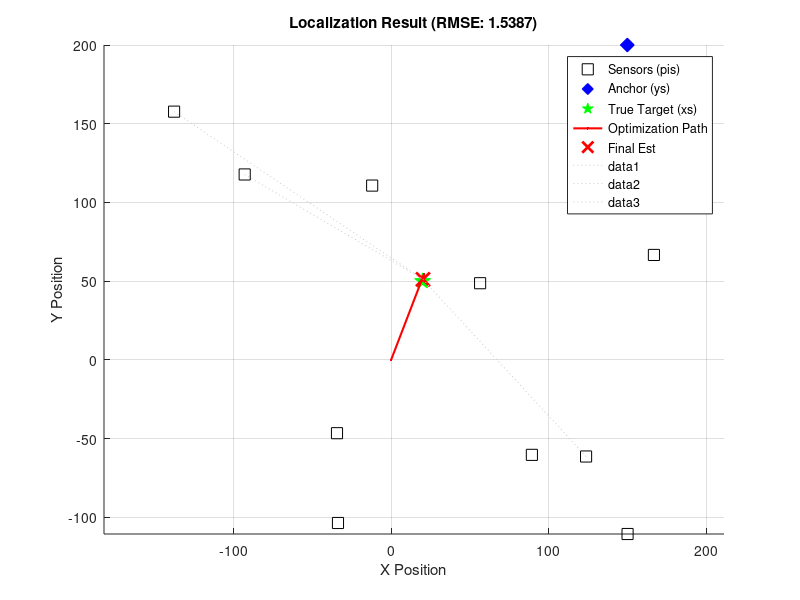

Write the MATLAB code that produced this figure.
clc
clear all
close all

% -------- Veri hazırlığı (User Provided) --------
n_objects = 10;
pis = 100*randn(n_objects,2);          % 10 ölçüm noktası (Sensörler/Yansıtıcılar)
xs_true = [20,50];                     % Bilinmeyen Hedef Nokta (Estimate edeceğiz)
ys = [150,200];                        % Bilinen Sabit Nokta (Referans/Tx)

% Gerçek mesafeler
d_yp = sqrt(sum((ys - pis).^2,2));     % ys -> pis (Bilinen yol)
d_xp = sqrt(sum((xs_true - pis).^2,2));% xs -> pis (Bilinmeyen yol)
baseline_true = norm(xs_true - ys);    % xs -> ys (Bilinmeyen baseline)

% Ölçüm (Model: Toplam yol - Doğrudan yol + Gürültü)
% Model: h(x) = |y-p| + |x-p| - |x-y|
d_meas = d_yp + d_xp - baseline_true + exprnd(2,n_objects,1); 

% -------- Çözüm: Gauss-Newton (Iterative Least Squares) --------

% 1. Başlangıç Tahmini (Initial Guess)
% Rastgele bir noktadan veya ağırlık merkezinden başlayabiliriz
x_est = [0, 0]; 

max_iter = 20;
tol = 1e-6;
loss_history = [];
path_history = x_est;

fprintf('%5s | %10s | %10s | %10s\n', 'Iter', 'x(1)', 'x(2)', 'RMSE');
fprintf('--------------------------------------------------\n');

for k = 1:max_iter
    % --- A. Mevcut tahmine göre mesafeleri hesapla ---
    % Vektör: pis -> x_est
    vec_xp = x_est - pis;             % (Nx2)
    dist_xp = sqrt(sum(vec_xp.^2, 2));% (Nx1)
    
    % Vektör: ys -> x_est
    vec_xy = x_est - ys;              % (1x2)
    dist_xy = norm(vec_xy);           % Scalar
    
    % --- B. Hata (Residual) Hesapla ---
    % Model: h(x) = |y-p| + |x-p| - |x-y|
    % Not: d_yp sabittir, iterasyonda değişmez.
    h_val = d_yp + dist_xp - dist_xy; 
    
    residual = d_meas - h_val;        % (Meas - Model)
    
    % Loss takibi (RMSE)
    rmse = sqrt(mean(residual.^2));
    loss_history(end+1) = rmse;
    
    fprintf('%5d | %10.4f | %10.4f | %10.4f\n', k, x_est(1), x_est(2), rmse);
    
    if rmse < tol
        break;
    end
    
    % --- C. Jacobian Matrisi Oluştur (Linearization) ---
    % Türevler: d(|x-p|)/dx = (x-p) / |x-p| (Unit vector)
    % Türevler: d(-|x-y|)/dx = -(x-y) / |x-y|
    
    % Unit vectors from p_i to x_est
    u_px = vec_xp ./ dist_xp; 
    
    % Unit vector from y to x_est (repeated for N rows)
    u_yx = vec_xy / dist_xy;
    u_yx_rep = repmat(u_yx, n_objects, 1);
    
    % Jacobian (Nx2) -> J(i,:) = u_px(i) - u_yx
    H = u_px - u_yx_rep;
    
    % --- D. Güncelleme (Gauss-Newton Step) ---
    % Delta = (H' * H)^-1 * H' * residual
    delta = (H' * H) \ (H' * residual);
    
    x_est = x_est + delta';
    path_history = [path_history; x_est];
end

% -------- Görselleştirme --------
figure('Color', 'w');
hold on; grid on; axis equal;

% 1. Sabitler
plot(pis(:,1), pis(:,2), 'ks', 'MarkerSize', 8, 'DisplayName', 'Sensors (pis)');
plot(ys(1), ys(2), 'bd', 'MarkerSize', 10, 'MarkerFaceColor', 'b', 'DisplayName', 'Anchor (ys)');

% 2. Gerçek Hedef
plot(xs_true(1), xs_true(2), 'gp', 'MarkerSize', 12, 'MarkerFaceColor', 'g', 'DisplayName', 'True Target (xs)');

% 3. Tahmin Yolu
plot(path_history(:,1), path_history(:,2), 'r.-', 'LineWidth', 1.5, 'DisplayName', 'Optimization Path');
plot(x_est(1), x_est(2), 'rx', 'MarkerSize', 10, 'LineWidth', 2, 'DisplayName', 'Final Est');

legend('Location', 'best');
title(['Localization Result (RMSE: ' num2str(rmse, '%.4f') ')']);
xlabel('X Position'); ylabel('Y Position');

% Ellipses çizimi (Opsiyonel - Görsel kontrol için)
% İlk 3 ölçüm için elipsleri çiz
t = linspace(0, 2*pi, 100);
for i = 1:min(3, n_objects)
    % Bu bir bistatic range denklemidir, görselleştirme karmaşıktır.
    % Basitlik için sadece sensörleri hedefe bağlayan çizgileri çiziyoruz.
    line([pis(i,1) x_est(1)], [pis(i,2) x_est(2)], 'Color', [0.8 0.8 0.8], 'LineStyle', ':');
end
